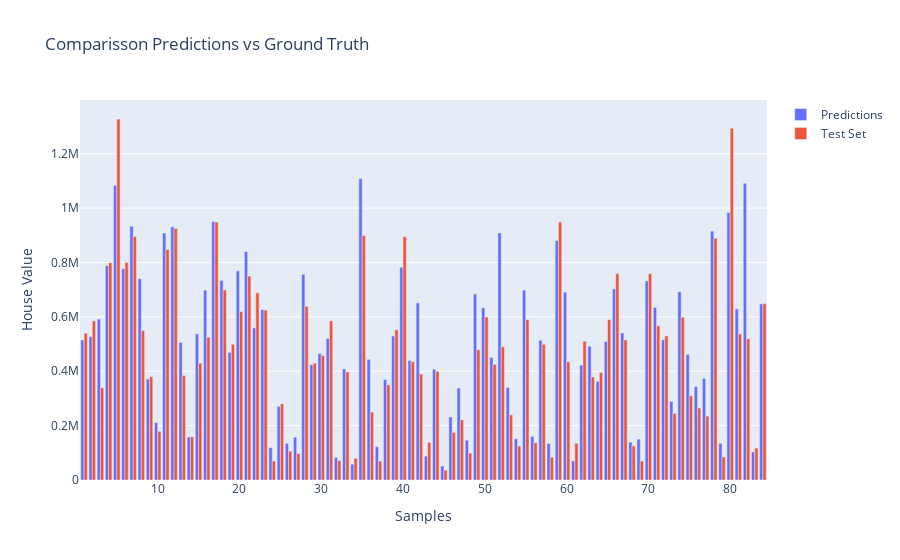

Notebook code for this chart:
### Code cell
num_test_cases = [i for i in range(1, 85)]


fig = go.Figure(data=[
    go.Bar(
        name='Predictions',
        x=num_test_cases,
        y=test_preds.tolist()

    ),
    go.Bar(
        name='Test Set',
        x=num_test_cases,
        y=test_labels.tolist()
    )
])
fig.update_layout(
    barmode='group',
    title="Comparisson Predictions vs Ground Truth",
    yaxis=dict(
        title='House Value',
    ),
    xaxis=dict(
        title='Samples',
    ),
)
fig.show()
